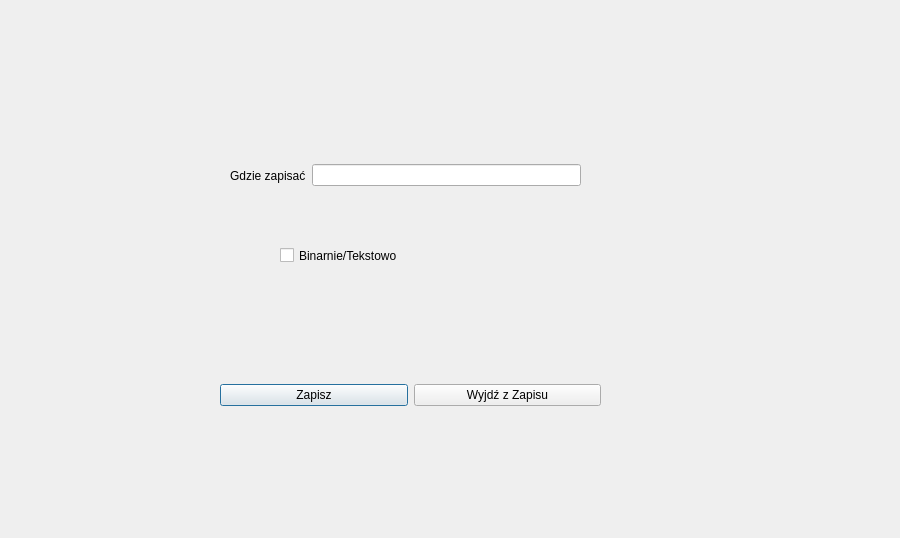
<?xml version="1.0" encoding="UTF-8"?>
<ui version="4.0">
 <class>mainOknoZapisu</class>
 <widget class="QDialog" name="mainOknoZapisu">
  <property name="geometry">
   <rect>
    <x>0</x>
    <y>0</y>
    <width>900</width>
    <height>538</height>
   </rect>
  </property>
  <property name="windowTitle">
   <string>Dialog</string>
  </property>
  <widget class="QWidget" name="layoutWidget">
   <property name="geometry">
    <rect>
     <x>230</x>
     <y>140</y>
     <width>351</width>
     <height>71</height>
    </rect>
   </property>
   <layout class="QHBoxLayout" name="horizontalLayout">
    <item>
     <widget class="QLabel" name="ZapiszTutaj">
      <property name="text">
       <string>Gdzie zapisać</string>
      </property>
     </widget>
    </item>
    <item>
     <widget class="QLineEdit" name="ScieszkaDoZapisu"/>
    </item>
   </layout>
  </widget>
  <widget class="QWidget" name="layoutWidget">
   <property name="geometry">
    <rect>
     <x>220</x>
     <y>360</y>
     <width>381</width>
     <height>71</height>
    </rect>
   </property>
   <layout class="QHBoxLayout" name="horizontalLayout_2">
    <item>
     <widget class="QPushButton" name="ZapiszZapis">
      <property name="text">
       <string>Zapisz</string>
      </property>
     </widget>
    </item>
    <item>
     <widget class="QPushButton" name="ZamknijZapis">
      <property name="text">
       <string>Wyjdź z Zapisu</string>
      </property>
     </widget>
    </item>
   </layout>
  </widget>
  <widget class="QCheckBox" name="binarnieCZYtekstowo">
   <property name="geometry">
    <rect>
     <x>280</x>
     <y>240</y>
     <width>131</width>
     <height>31</height>
    </rect>
   </property>
   <property name="text">
    <string>Binarnie/Tekstowo</string>
   </property>
   <property name="checked">
    <bool>false</bool>
   </property>
  </widget>
 </widget>
 <resources/>
 <connections/>
</ui>
